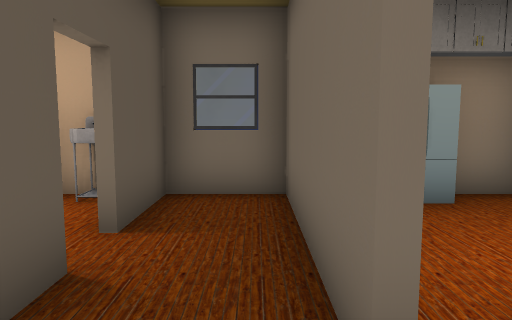
View 1 (above)

16 first-person views from a walk through a Unity game level. The camera is 1.2 m above the floor, tilts 6° down and sees 70° across. Doors are open. The floor is counted in squares, 1 m on a side. Each view is taken from the middle of a square. On the plan, view 1 faces up. The plan holds only what a view shows up to about 15 squares ahead; the rest is blank. The player character is not drawn. Some animated figures are not drawn. Some surface patterns are stand-ins.

View 2
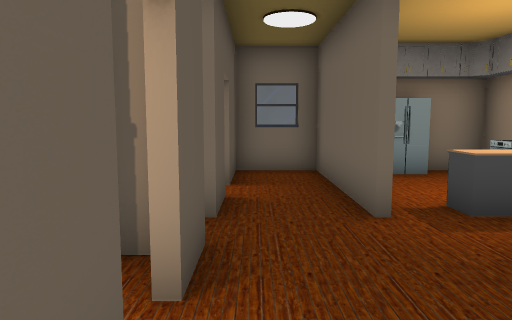

View 3
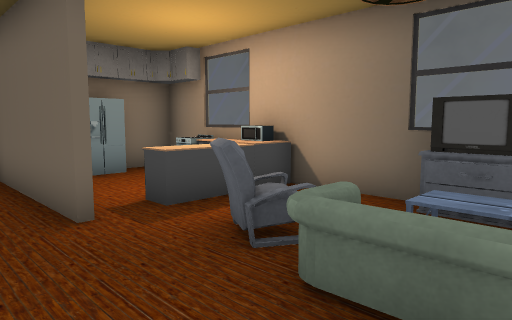

View 4
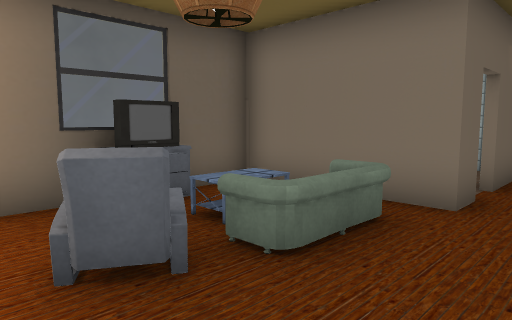

View 5
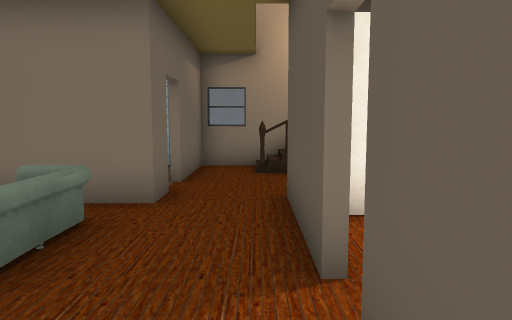

View 6
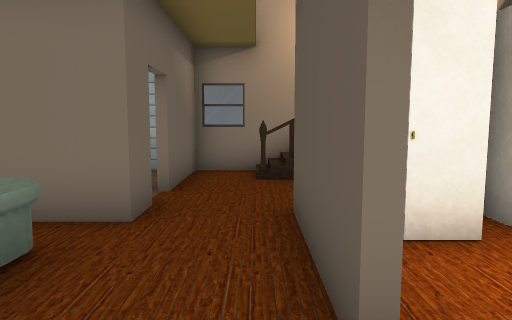

View 7
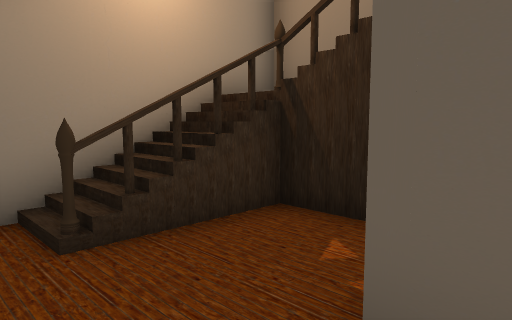

View 8
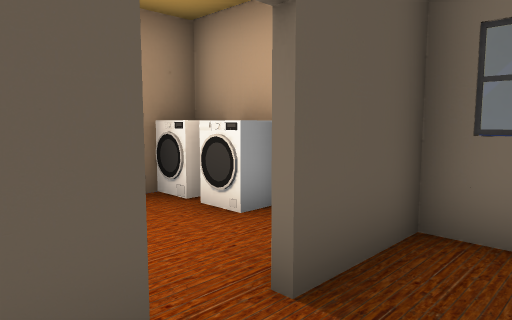

View 9
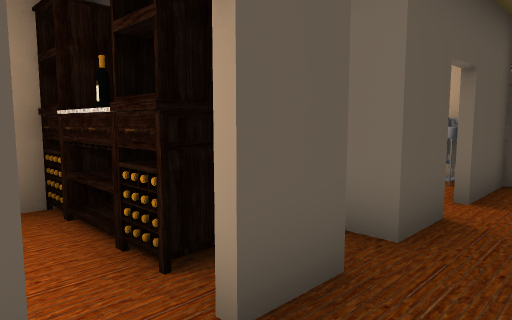

View 10
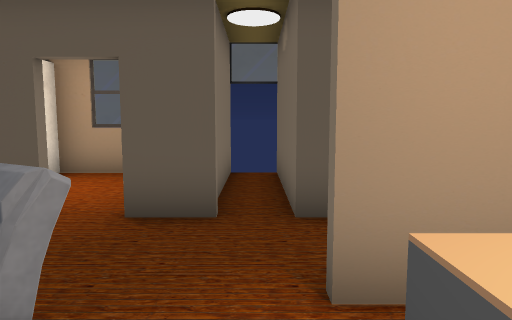

View 11
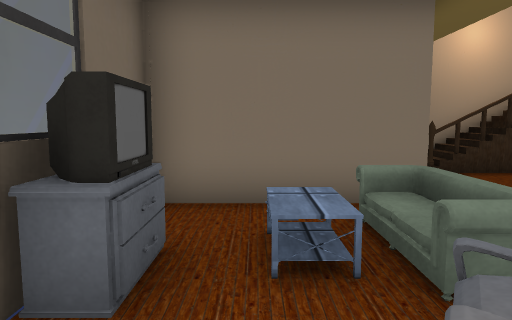

View 12
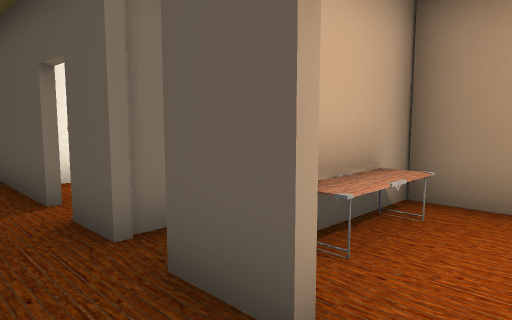

View 13
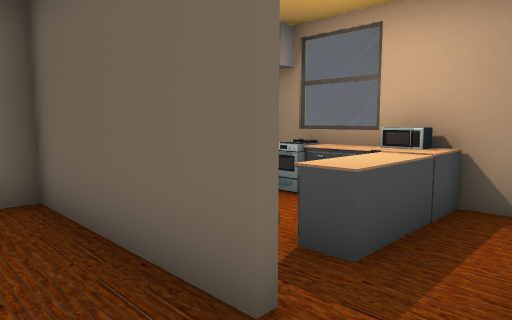

View 14
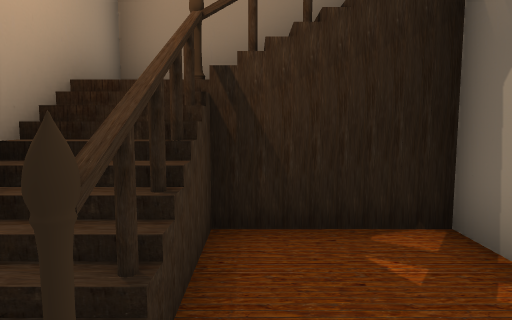

View 15
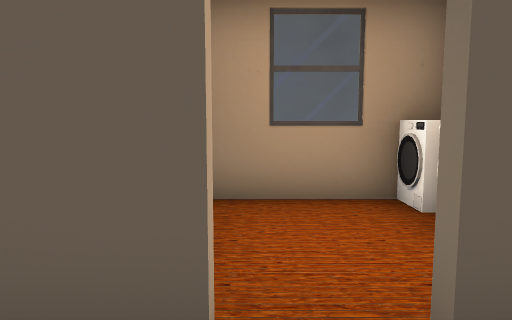

View 16
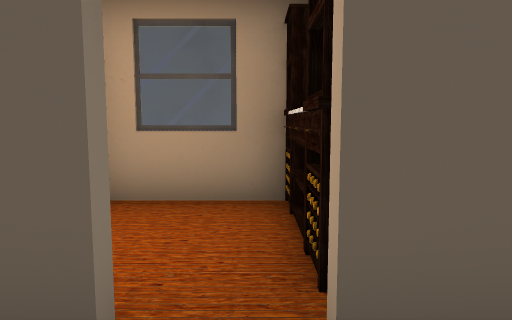

### Floor plan
Points are (right, up) in squares from view 1. A wall is a line through its corners. A room is listed if a view was taken in it or the views show most of it. See-through windows are left out.
Room 1 (views 1, 4, 5, 6, 8, 12, 13, 15)
walls: (-1.5, 2.9) (-1.5, 1.5); (0.5, 1.4) (0.5, 6) (-1.5, 6) (-1.5, 3.8); (-1.5, 0.4) (-1.5, -0.8); (-2.5, 0) (-2.5, -0.7)
ways out: opening at (-0.5, -1.5) to room 2; opening at (1, 0.5) to room 3; open door at (1, 4.5) to room 3; open door at (-2, -0.5); open door at (-2, 3.5)
Room 2 (views 2, 3, 7, 9, 16)
walls: (-1.5, -1.6) (-1.5, -4.9); (0.5, -4.3) (1.5, -4.3)
ways out: opening at (-0.5, -1.5) to room 1; open door at (1, -1.5) to room 3; opening at (-0.5, -5) to room 4
objects: closet (-3, -4) to (-2, -4)
Room 3 (views 10, 11)
walls: (0.7, 2.8) (0.7, 1.5); (1.5, -4.3) (4.6, -4.3) (4.6, 6) (3.2, 6)
ways out: opening at (1, 0.5) to room 1; open door at (1, 4.5) to room 1; open door at (1, -1.5) to room 2
objects: other object (1, 0) to (2, 0); other object (2, -1); cabinet (2, 2); fridge (2, 5) to (3, 6); cabinet (3, 2); closet (4, -2) to (4, -1); cabinet (4, 1); other object (4, 2); cabinet (4, 3); stove (4, 4)
Room 4 (view 14)
walls: (-2.5, -7.6) (-1.4, -7.6); (-3, -4.8) (-4, -4.8) (-4, -7.5); (0.5, -5.2) (0.5, -4.3); (-5.5, -5.6) (-5.5, -9) (0.5, -9) (0.5, -6.1)
ways out: opening at (-0.5, -5) to room 2; open door at (1, -5.5)
objects: other object (-3, -8); other object (-1, -8)

Positions as (right, up) in squares from view 1, and headings:
1: (0, 0), facing up
2: (-1, -3), facing up
3: (-1, -3), facing up-right
4: (-1, 1), facing down-right
5: (-1, 1), facing down
6: (-1, 0), facing down
7: (0, -4), facing down-left
8: (0, 2), facing up-left
9: (0, -2), facing up-left
10: (3, 1), facing left
11: (3, 1), facing down
12: (0, 4), facing down-left
13: (-1, 0), facing up-right
14: (0, -7), facing left
15: (0, 3), facing left
16: (0, -1), facing left
